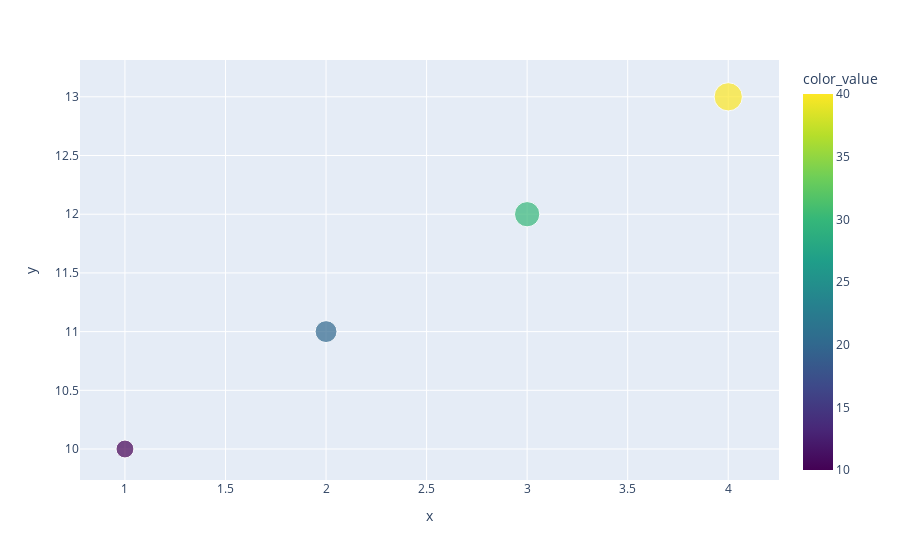

Source (notebook cell):
### Code cell
# Bubble Chart with Colorscale
# Create a DataFrame
df = pd.DataFrame(
    {
        "x": [1, 2, 3, 4],
        "y": [10, 11, 12, 13],
        "size": [40, 60, 80, 100],
        "color_value": [10, 20, 30, 40],  # Color values for the colorscale
    }
)

# Create bubble chart with colorscale
fig = px.scatter(
    df, x="x", y="y", size="size", color="color_value", color_continuous_scale="Viridis"
)

fig.show()

### Figure 1 — Plotly figure (JSON) as saved in the notebook; plotly's stock layout.template omitted (floating-point values rounded to 4 significant figures)
{"data": [{"hovertemplate": "x=%{x}<br>y=%{y}<br>size=%{marker.size}<br>color_value=%{marker.color}<extra></extra>", "legendgroup": "", "marker": {"color": [10, 20, 30, 40], "coloraxis": "coloraxis", "size": [40, 60, 80, 100], "sizemode": "area", "sizeref": 0.25, "symbol": "circle"}, "mode": "markers", "name": "", "orientation": "v", "showlegend": false, "type": "scatter", "x": [1, 2, 3, 4], "xaxis": "x", "y": [10, 11, 12, 13], "yaxis": "y"}], "layout": {"coloraxis": {"colorbar": {"title": {"text": "color_value"}}, "colorscale": [[0, "#440154"], [0.1111, "#482878"], [0.2222, "#3e4989"], [0.3333, "#31688e"], [0.4444, "#26828e"], [0.5556, "#1f9e89"], [0.6667, "#35b779"], [0.7778, "#6ece58"], [0.8889, "#b5de2b"], [1, "#fde725"]]}, "legend": {"itemsizing": "constant", "tracegroupgap": 0}, "margin": {"t": 60}, "xaxis": {"anchor": "y", "domain": [0, 1], "title": {"text": "x"}}, "yaxis": {"anchor": "x", "domain": [0, 1], "title": {"text": "y"}}}}
